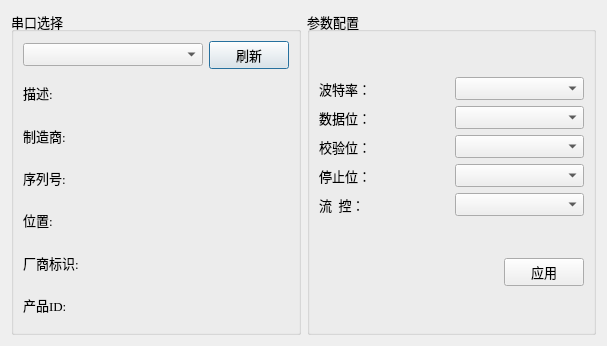
<?xml version="1.0" encoding="UTF-8"?>
<ui version="4.0">
 <class>SettingsDialog</class>
 <widget class="QDialog" name="SettingsDialog">
  <property name="geometry">
   <rect>
    <x>0</x>
    <y>0</y>
    <width>607</width>
    <height>346</height>
   </rect>
  </property>
  <property name="maximumSize">
   <size>
    <width>1920</width>
    <height>1080</height>
   </size>
  </property>
  <property name="windowTitle">
   <string>Settings</string>
  </property>
  <layout class="QHBoxLayout" name="horizontalLayout_3">
   <item>
    <widget class="QGroupBox" name="selectBox">
     <property name="sizePolicy">
      <sizepolicy hsizetype="Expanding" vsizetype="Preferred">
       <horstretch>0</horstretch>
       <verstretch>0</verstretch>
      </sizepolicy>
     </property>
     <property name="minimumSize">
      <size>
       <width>180</width>
       <height>0</height>
      </size>
     </property>
     <property name="font">
      <font>
       <family>Times New Roman</family>
       <pointsize>10</pointsize>
      </font>
     </property>
     <property name="title">
      <string>串口选择</string>
     </property>
     <layout class="QGridLayout" name="gridLayout">
      <item row="0" column="0">
       <layout class="QHBoxLayout" name="horizontalLayout_2">
        <item>
         <widget class="QComboBox" name="serialPortInfoListBox">
          <property name="font">
           <font>
            <family>Times New Roman</family>
            <pointsize>10</pointsize>
           </font>
          </property>
         </widget>
        </item>
        <item>
         <widget class="QPushButton" name="btn_Refresh">
          <property name="sizePolicy">
           <sizepolicy hsizetype="Fixed" vsizetype="Fixed">
            <horstretch>0</horstretch>
            <verstretch>0</verstretch>
           </sizepolicy>
          </property>
          <property name="text">
           <string>刷新</string>
          </property>
         </widget>
        </item>
       </layout>
      </item>
      <item row="3" column="0">
       <widget class="QLabel" name="serialNumberLabel">
        <property name="font">
         <font>
          <family>Times New Roman</family>
          <pointsize>10</pointsize>
         </font>
        </property>
        <property name="text">
         <string>序列号:</string>
        </property>
       </widget>
      </item>
      <item row="1" column="0">
       <widget class="QLabel" name="descriptionLabel">
        <property name="font">
         <font>
          <family>Times New Roman</family>
          <pointsize>10</pointsize>
         </font>
        </property>
        <property name="text">
         <string>描述:</string>
        </property>
       </widget>
      </item>
      <item row="2" column="0">
       <widget class="QLabel" name="manufacturerLabel">
        <property name="font">
         <font>
          <family>Times New Roman</family>
          <pointsize>10</pointsize>
         </font>
        </property>
        <property name="text">
         <string>制造商:</string>
        </property>
       </widget>
      </item>
      <item row="4" column="0">
       <widget class="QLabel" name="locationLabel">
        <property name="font">
         <font>
          <family>Times New Roman</family>
          <pointsize>10</pointsize>
         </font>
        </property>
        <property name="text">
         <string>位置:</string>
        </property>
       </widget>
      </item>
      <item row="5" column="0">
       <widget class="QLabel" name="vidLabel">
        <property name="font">
         <font>
          <family>Times New Roman</family>
          <pointsize>10</pointsize>
         </font>
        </property>
        <property name="text">
         <string>厂商标识:</string>
        </property>
       </widget>
      </item>
      <item row="6" column="0">
       <widget class="QLabel" name="pidLabel">
        <property name="font">
         <font>
          <family>Times New Roman</family>
          <pointsize>10</pointsize>
         </font>
        </property>
        <property name="text">
         <string>产品ID:</string>
        </property>
       </widget>
      </item>
     </layout>
    </widget>
   </item>
   <item>
    <widget class="QGroupBox" name="parametersBox">
     <property name="sizePolicy">
      <sizepolicy hsizetype="Minimum" vsizetype="Preferred">
       <horstretch>0</horstretch>
       <verstretch>0</verstretch>
      </sizepolicy>
     </property>
     <property name="font">
      <font>
       <family>Times New Roman</family>
       <pointsize>10</pointsize>
      </font>
     </property>
     <property name="title">
      <string>参数配置</string>
     </property>
     <layout class="QVBoxLayout" name="verticalLayout">
      <item>
       <layout class="QGridLayout" name="gridLayout_2">
        <item row="0" column="0">
         <widget class="QLabel" name="baudRateLabel">
          <property name="font">
           <font>
            <family>Times New Roman</family>
            <pointsize>10</pointsize>
           </font>
          </property>
          <property name="text">
           <string>波特率：</string>
          </property>
         </widget>
        </item>
        <item row="0" column="1">
         <widget class="QComboBox" name="baudRateBox">
          <property name="font">
           <font>
            <family>Times New Roman</family>
            <pointsize>10</pointsize>
           </font>
          </property>
         </widget>
        </item>
        <item row="1" column="0">
         <widget class="QLabel" name="dataBitsLabel">
          <property name="font">
           <font>
            <family>Times New Roman</family>
            <pointsize>10</pointsize>
           </font>
          </property>
          <property name="text">
           <string>数据位：</string>
          </property>
         </widget>
        </item>
        <item row="1" column="1">
         <widget class="QComboBox" name="dataBitsBox">
          <property name="font">
           <font>
            <family>Times New Roman</family>
            <pointsize>10</pointsize>
           </font>
          </property>
         </widget>
        </item>
        <item row="2" column="0">
         <widget class="QLabel" name="parityLabel">
          <property name="font">
           <font>
            <family>Times New Roman</family>
            <pointsize>10</pointsize>
           </font>
          </property>
          <property name="text">
           <string>校验位：</string>
          </property>
         </widget>
        </item>
        <item row="2" column="1">
         <widget class="QComboBox" name="parityBox">
          <property name="font">
           <font>
            <family>Times New Roman</family>
            <pointsize>10</pointsize>
           </font>
          </property>
         </widget>
        </item>
        <item row="3" column="0">
         <widget class="QLabel" name="stopBitsLabel">
          <property name="font">
           <font>
            <family>Times New Roman</family>
            <pointsize>10</pointsize>
           </font>
          </property>
          <property name="text">
           <string>停止位：</string>
          </property>
         </widget>
        </item>
        <item row="3" column="1">
         <widget class="QComboBox" name="stopBitsBox">
          <property name="font">
           <font>
            <family>Times New Roman</family>
            <pointsize>10</pointsize>
           </font>
          </property>
         </widget>
        </item>
        <item row="4" column="0">
         <widget class="QLabel" name="flowControlLabel">
          <property name="font">
           <font>
            <family>Times New Roman</family>
            <pointsize>10</pointsize>
           </font>
          </property>
          <property name="text">
           <string>流  控：</string>
          </property>
         </widget>
        </item>
        <item row="4" column="1">
         <widget class="QComboBox" name="flowControlBox">
          <property name="font">
           <font>
            <family>Times New Roman</family>
            <pointsize>10</pointsize>
           </font>
          </property>
         </widget>
        </item>
       </layout>
      </item>
      <item>
       <layout class="QHBoxLayout" name="horizontalLayout">
        <item>
         <spacer name="horizontalSpacer">
          <property name="font">
           <font>
            <family>Times New Roman</family>
            <pointsize>10</pointsize>
           </font>
          </property>
          <property name="orientation">
           <enum>Qt::Horizontal</enum>
          </property>
          <property name="sizeHint" stdset="0">
           <size>
            <width>18</width>
            <height>20</height>
           </size>
          </property>
         </spacer>
        </item>
        <item>
         <widget class="QPushButton" name="btn_Apply">
          <property name="font">
           <font>
            <family>Times New Roman</family>
            <pointsize>10</pointsize>
           </font>
          </property>
          <property name="text">
           <string>应用</string>
          </property>
         </widget>
        </item>
       </layout>
      </item>
     </layout>
    </widget>
   </item>
  </layout>
 </widget>
 <resources/>
 <connections/>
</ui>
